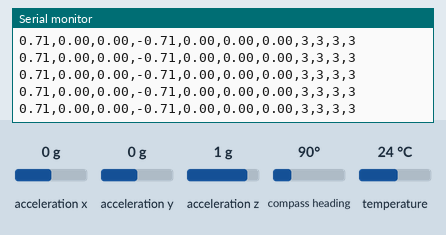
Recording of a sketch running on a simulated Arduino Uno, built with avr-gcc and run on an emulated ATmega328P. On the bench: the last lines printed to the serial monitor. The test bench sets the inputs (shaded band); at power-on: compass heading 90°, acceleration x 0 g, acceleration y 0 g, acceleration z 1 g, temperature 24 °C.

Above: at 2.2 s.
2.3 s: compass heading set to 180°
At 3.2 s:
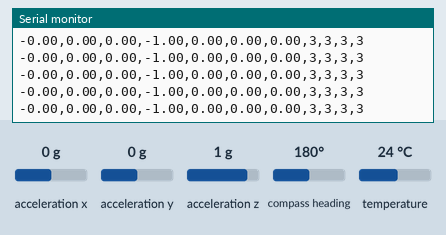
5.3 s: compass heading set to 7°
At 6.2 s:
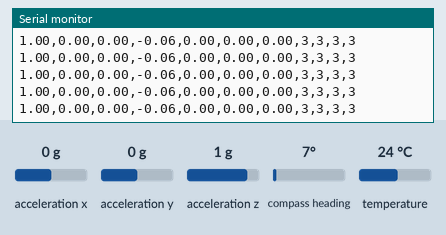
Timing chart, 0 to 8.3 s (numbered marks = the images above; inputs shaded):
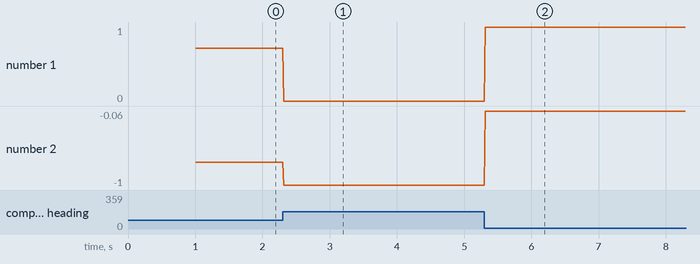

The sketch:

imu_arduino.ino
```cpp
#include <Wire.h>
#include <Adafruit_Sensor.h>
#include <Adafruit_BNO055.h>
#include <utility/imumaths.h>
#include <math.h>


#define BNO055_SAMPLERATE_DELAY_MS (10)

Adafruit_BNO055 myIMU = Adafruit_BNO055();

void setup() {
  // put your setup code here, to run once:
Serial.begin(115200);
myIMU.begin();
delay(1000);
int8_t temp=myIMU.getTemp();
myIMU.setExtCrystalUse(true);
Serial.println("q_w:,q_x:,q_y:,q_z:,acc_x:,acc_y:,acc_z:,cal_acc:,cal_gyr:,cal_mg:,cal_sys:");
}

void loop() {
  // put your main code here, to run repeatedly:
uint8_t system, gyro, accel, mg = 0;
myIMU.getCalibration(&system, &gyro, &accel, &mg);

imu::Quaternion quat = myIMU.getQuat();
imu::Vector<3> acc = myIMU.getVector(Adafruit_BNO055::VECTOR_LINEARACCEL);

Serial.print(quat.w());
Serial.print(",");
Serial.print(quat.x());
Serial.print(",");
Serial.print(quat.y());
Serial.print(",");
Serial.print(quat.z());
Serial.print(",");
Serial.print(acc.x());
Serial.print(",");
Serial.print(acc.y());
Serial.print(",");
Serial.print(acc.z());
Serial.print(",");
Serial.print(accel);
Serial.print(",");
Serial.print(gyro);
Serial.print(",");
Serial.print(mg);
Serial.print(",");
Serial.println(system);

delay(BNO055_SAMPLERATE_DELAY_MS);
}
```

Measured:
- after the input at 2.3 s, the serial monitor: prints a new line at once (image 1)
- after the input at 5.3 s, the serial monitor: prints a new line at once (image 2)
- plotted number 1: 0 → 1 after the input at 5.3 s
- plotted number 2: -0.71 → -1 after the input at 2.3 s, -1 → -0.06 after the input at 5.3 s
